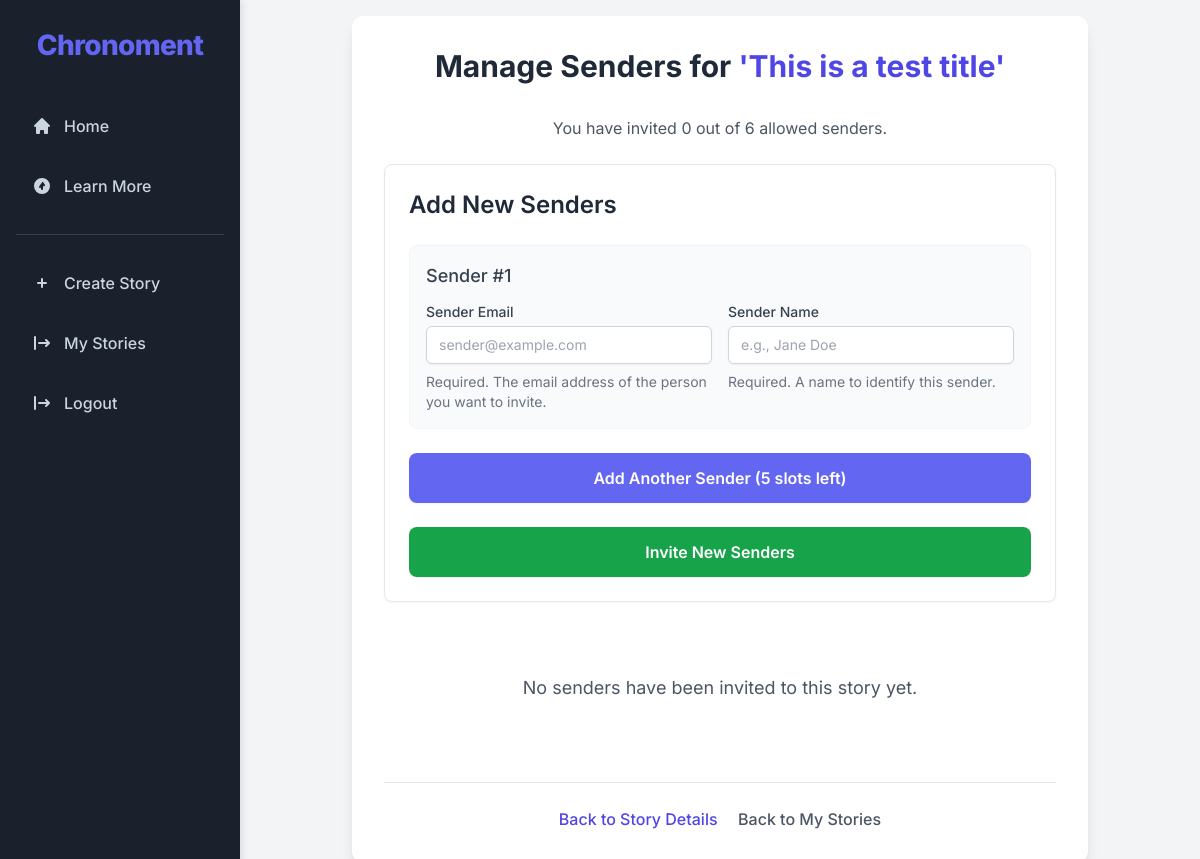
/story/1/manage-senders/ (signed in), run on an earlier commit of the app's database.
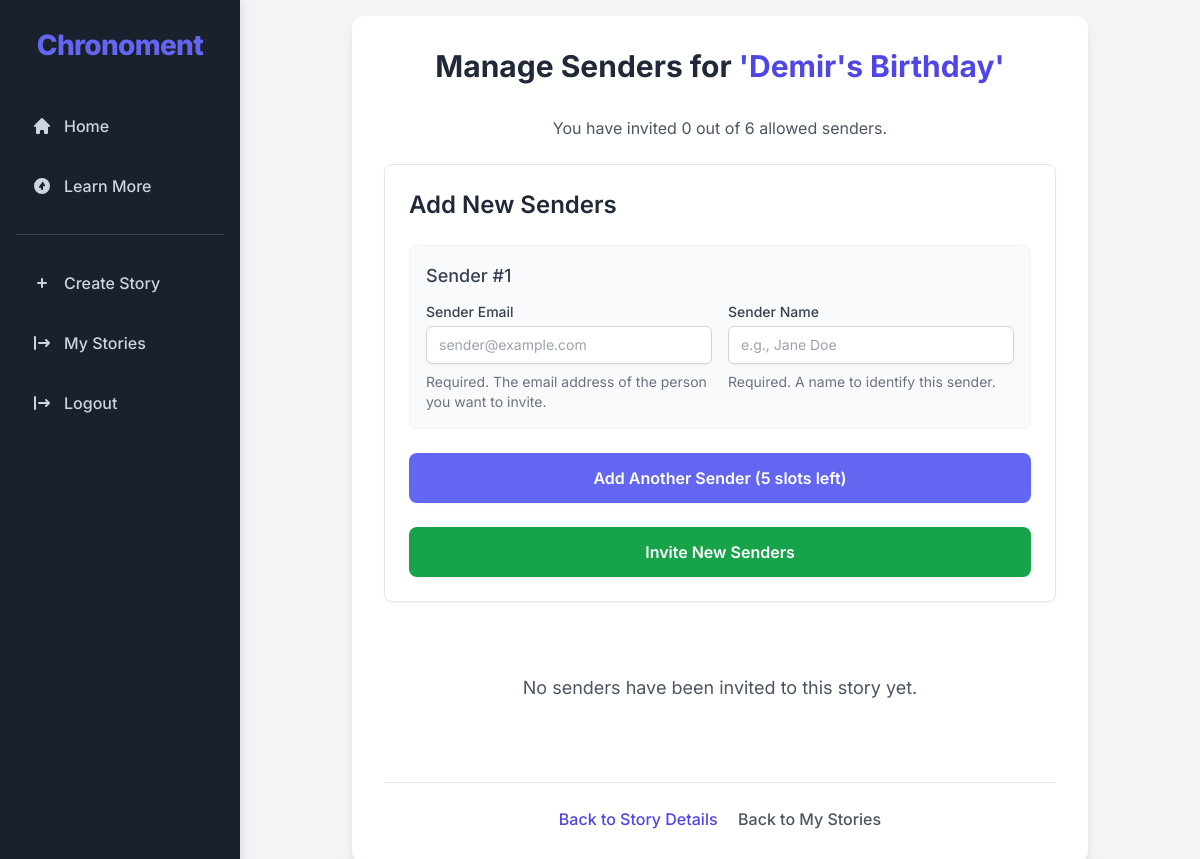
And on a later commit of the database.
### main/models.py (models this page shows, shortened)
class Stories(models.Model):
    organiser = models.ForeignKey(Organisers, on_delete=models.CASCADE, related_name='stories')
    title = models.CharField(max_length=255)
    main_message = models.TextField()
    reveal_date = models.DateField()
    qr_code_url = models.URLField(max_length=500, blank=True, null=True) # URL for the QR code
    topper_identifier = models.CharField(
        max_length=100,
        unique=True,
        blank=False,
        null=False,
        help_text="Unique code printed on the physical cake topper's QR code."
    )
    max_senders = models.PositiveIntegerField(
        default=6, # A reasonable default, adjust as needed
        help_text="Maximum number of senders allowed to contribute to this story."
    )
    created_at = models.DateTimeField(auto_now_add=True)
    updated_at = models.DateTimeField(auto_now=True)
    class Meta:
        verbose_name_plural = "Stories" # Correct pluralization for admin

### main/views.py (the view)
# urls.py: path('story/<int:story_id>/manage-senders/', views.manage_senders_for_story, name='manage_senders_for_story'),
@login_required
def manage_senders_for_story(request, story_id):
    story = get_object_or_404(Stories, id=story_id, organiser=request.user)
    existing_story_senders = StorySenders.objects.filter(story=story).order_by('sender__email')
    existing_senders_count = existing_story_senders.count()
    remaining_slots = max(0, story.max_senders - existing_senders_count)
    DynamicSenderFormSet = formset_factory(
        SenderForm,
        extra=0,
        max_num=remaining_slots,
        validate_max=True
    )
    if request.method == 'POST':
        action = request.POST.get('action')
        if action == 'add_new_senders':
            formset = DynamicSenderFormSet(request.POST, prefix='senders')
            if formset.is_valid(): # This checks overall formset validity
                senders_added_count = 0
                for form in formset:
                    if form.is_valid(): # Check if this specific form in the formset is valid
                        email = form.cleaned_data['email']
                        name = form.cleaned_data['name']
                        if existing_senders_count + senders_added_count >= story.max_senders:
                            messages.error(request, f"Cannot add more senders. Maximum limit of {story.max_senders} reached for this story.")
                            break
                        sender, created = Senders.objects.get_or_create(
                            email=email,
                            defaults={'name': name}
                        )
                        if not created and sender.name != name:
                            sender.name = name
                            sender.save()
                            messages.info(request, f"Updated name for existing sender '{email}'.")
                        if StorySenders.objects.filter(story=story, sender=sender).exists():
                            messages.warning(request, f"Sender '{email}' is already invited to THIS story ('{story.title}').")
                            continue
                        invitation_token = uuid.uuid4().hex
                        token_expires_at = timezone.make_aware(timezone.datetime(
                            story.reveal_date.year, story.reveal_date.month, story.reveal_date.day, 23, 59, 59
                        ))
                        StorySenders.objects.create(
                            story=story,
                            sender=sender,
                            invitation_status='pending',
                            invitation_token=invitation_token,
                            token_expires_at=token_expires_at
                        )
                        invitation_link = request.build_absolute_uri(
                            reverse('join_story_by_token', args=[invitation_token])
                        )
                        if send_invitation_email(email, name, story.title, invitation_link):
                            senders_added_count += 1
                        else:
                            messages.error(request, f"Failed to send invitation email to {email}.")
                    else:
                        messages.error(request, "One or more sender forms had validation errors. Please check the fields below.")
                        break # Exit the loop if an invalid form is found
                if senders_added_count > 0:
                    messages.success(request, f"Successfully added and invited {senders_added_count} new sender(s).")
                else:
                    if not formset.errors: # Check if the formset itself has no non-form errors
                        messages.info(request, "No new senders were added or all were duplicates for the current story.")
                return redirect(reverse('manage_senders_for_story', args=[story.id]))
            else:
                for form_idx, form in enumerate(formset):
                    if form.errors:
                        for field, errors in form.errors.items():
                            for error in errors:
                                messages.error(request, f"Error in Sender #{form_idx + 1} ({field}): {error}")
                messages.error(request, "Please correct the errors below to invite new senders.")
                context = {
                    'story': story,
                    'formset': formset,
                    'existing_story_senders': existing_story_senders,
                    'remaining_slots': remaining_slots,
                    'page_title': f"Manage Senders for '{story.title}'"
                }
                return render(request, 'main/manage_senders_for_story.html', context)
        elif action == 'delete_sender':
            story_sender_id = request.POST.get('story_sender_id')
            if story_sender_id:
                try:
                    story_sender = get_object_or_404(StorySenders, id=story_sender_id, story=story)
                    email_to_delete = story_sender.sender.email
                    story_sender.delete()
                    messages.success(request, f"Sender '{email_to_delete}' has been removed from this story.")
                except Exception as e:
                    messages.error(request, f"Error removing sender: {e}")
            return redirect(request.META.get('HTTP_REFERER', reverse('home')))
        elif action == 'resend_invite':
            story_sender_id = request.POST.get('story_sender_id')
            if story_sender_id:
                try:
                    story_sender = get_object_or_404(StorySenders, id=story_sender_id, story=story)
                    story_sender.invitation_token = uuid.uuid4().hex
                    token_expires_at = timezone.make_aware(timezone.datetime(
                        story.reveal_date.year, story.reveal_date.month, story.reveal_date.day, 23, 59, 59
                    ))
                    story_sender.invitation_status = 'pending'
                    story_sender.save()
                    invitation_link = request.build_absolute_uri(
                        reverse('join_story_by_token', args=[story_sender.invitation_token])
                    )
                    if send_invitation_email(story_sender.sender.email, story_sender.sender.name, story.title, invitation_link):
                        messages.success(request, f"Invitation resent to {story_sender.sender.email}.")
                    else:
                        messages.error(request, f"Failed to resend invitation to {story_sender.sender.email}.")
                except Exception as e:
                    messages.error(request, f"Error resending invitation: {e}")
            return redirect(reverse('manage_senders_for_story', args=[story.id]))
    else: # GET request
        formset = DynamicSenderFormSet(prefix='senders')
    context = {
        'story': story,
        'formset': formset,
        'existing_story_senders': existing_story_senders,
        'remaining_slots': remaining_slots,
        'page_title': f"Manage Senders for '{story.title}'"
    }
    return render(request, 'main/manage_senders_for_story.html', context)

### main/templates/main/manage_senders_for_story.html (shortened to what the changed rows need)
{% extends 'main/base.html' %}
{% load static %}
{% block content %}
<div class="p-4 w-full max-w-3xl mx-auto">
    <div class="bg-white p-8 rounded-xl shadow-lg">
        <h2 class="text-3xl font-bold text-center text-gray-800 mb-8">
            Manage Senders for <span class="text-indigo-600">'{{ story.title }}'</span>
        </h2>
        <p class="text-center text-gray-600 mb-6">
            You have invited {{ existing_story_senders.count }} out of {{ story.max_senders }} allowed senders.
        </p>
        <div class="mb-10 p-6 border border-gray-200 rounded-lg shadow-sm">
            <h3 class="text-2xl font-semibold text-gray-800 mb-6">Add New Senders</h3>
            <form method="post" class="space-y-6" novalidate>
            </form>
        </div>
        {% if existing_story_senders %}
            <div class="mt-10 p-6 border border-gray-200 rounded-lg shadow-sm">
                <h3 class="text-2xl font-semibold text-gray-800 mb-6">Existing Senders</h3>
                <ul class="space-y-4">
                    {% for ss in existing_story_senders %}
                        <li class="p-4 rounded-lg shadow-sm flex flex-col md:flex-row md:items-center justify-between space-y-3 md:space-y-0 md:space-x-4
                            {% if ss.invitation_status == 'pending' %}bg-yellow-50 border-yellow-200{% endif %}
                            {% if ss.invitation_status == 'contributed' %}bg-blue-50 border-blue-200{% endif %}
                            {% if ss.invitation_status == 'accepted' %}bg-green-50 border-green-200{% endif %}
                            {% if ss.invitation_status == 'expired' %}bg-red-50 border-red-200{% endif %}
                        ">
                            <div class="flex-grow">
                                <p class="text-lg font-medium text-gray-800">{{ ss.sender.name|default:ss.sender.email }}</p>
                                <p class="text-gray-600 text-sm">{{ ss.sender.email }}</p>
                                <p class="text-gray-500 text-xs mt-1">
                                    Status:
                                    {% if ss.invitation_status == 'pending' %}
                                        <span class="px-2 inline-flex text-xs leading-5 font-semibold rounded-full bg-yellow-100 text-yellow-800">Pending</span>
                                    {% elif ss.invitation_status == 'contributed' %}
                                        <span class="px-2 inline-flex text-xs leading-5 font-semibold rounded-full bg-blue-100 text-blue-800">Contributed</span>
                                    {% elif ss.invitation_status == 'accepted' %}
                                        <span class="px-2 inline-flex text-xs leading-5 font-semibold rounded-full bg-green-100 text-green-800">Accepted</span>
                                    {% elif ss.invitation_status == 'expired' %}
                                        <span class="px-2 inline-flex text-xs leading-5 font-semibold rounded-full bg-red-100 text-red-800">Expired</span>
                                    {% endif %}
                                    {% if ss.token_expires_at %}
                                        | Expires: {{ ss.token_expires_at|date:"M j, Y H:i" }}
                                    {% endif %}
                                </p>
                            </div>
                            <div class="flex flex-col sm:flex-row space-y-2 sm:space-y-0 sm:space-x-2">
                                <a href="{% url 'view_sender_contributions' story.id ss.id %}"
                                   class="w-full sm:w-auto inline-flex items-center justify-center px-4 py-2 border border-transparent text-sm font-medium rounded-md shadow-sm text-white bg-purple-600 hover:bg-purple-700 focus:outline-none focus:ring-2 focus:ring-offset-2 focus:ring-purple-500 transition duration-150 ease-in-out">
                                    View Contributions
                                </a>
                                <form method="post" action="{% url 'manage_senders_for_story' story.id %}" class="inline">
                                    {% csrf_token %}
                                    <input type="hidden" name="action" value="resend_invite">
                                    <input type="hidden" name="story_sender_id" value="{{ ss.id }}">
                                    <button type="submit"
                                            class="w-full sm:w-auto inline-flex items-center justify-center px-4 py-2 border border-transparent text-sm font-medium rounded-md shadow-sm text-white bg-blue-600 hover:bg-blue-700 focus:outline-none focus:ring-2 focus:ring-offset-2 focus:ring-blue-500 transition duration-150 ease-in-out">
                                        Resend Invite
                                    </button>
                                </form>
                                <form method="post" action="{% url 'manage_senders_for_story' story.id %}" class="w-full sm:w-auto inline-flex" onsubmit="return confirm('Are you sure you want to remove {{ ss.sender.email }} from this story?');">
                                    {% csrf_token %}
                                    <input type="hidden" name="action" value="delete_sender">
                                    <input type="hidden" name="story_sender_id" value="{{ ss.id }}">
                                    <button type="submit"
                                            class="w-full sm:w-auto inline-flex items-center justify-center px-4 py-2 border border-transparent text-sm font-medium rounded-md shadow-sm text-white bg-red-600 hover:bg-red-700 focus:outline-none focus:ring-2 focus:ring-offset-2 focus:ring-red-500 transition duration-150 ease-in-out">
                                        Remove
                                    </button>
                                </form>
                            </div>
                        </li>
                    {% endfor %}
                </ul>
            </div>
        {% else %}
            <div class="text-center py-8">
                <p class="text-gray-600 text-lg mb-4">No senders have been invited to this story yet.</p>
            </div>
        {% endif %}
        <div class="text-center mt-8 pt-6 border-t border-gray-200">
            <a href="{% url 'story_detail' story.id %}" class="font-medium text-indigo-600 hover:text-indigo-500 mr-4">Back to Story Details</a>
            <a href="{% url 'my_stories' %}" class="font-medium text-gray-600 hover:text-gray-800">Back to My Stories</a>
        </div>
    </div>
</div>
{% endblock content %}

What changed in the data, as far as the page shows it:
changed Stories: title "This is a test title" → "Demir's Birthday"
